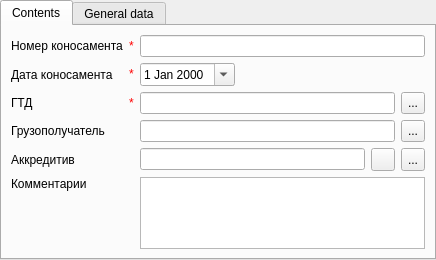
<?xml version="1.0" encoding="UTF-8"?>
<ui version="4.0">
 <class>sbolCardPage</class>
 <widget class="ma::chrono::CardPage" name="sbolCardPage">
  <property name="geometry">
   <rect>
    <x>0</x>
    <y>0</y>
    <width>436</width>
    <height>254</height>
   </rect>
  </property>
  <property name="windowTitle">
   <string> - Shipped bill of lading</string>
  </property>
  <layout class="QVBoxLayout" name="verticalLayout">
   <property name="margin">
    <number>0</number>
   </property>
   <item>
    <widget class="QTabWidget" name="tabWidget">
     <property name="currentIndex">
      <number>0</number>
     </property>
     <widget class="QWidget" name="contentsTab">
      <attribute name="title">
       <string>Contents</string>
      </attribute>
      <layout class="QGridLayout" name="gridLayout">
       <item row="5" column="1">
        <layout class="QHBoxLayout" name="horizontalLayout_13">
         <item>
          <widget class="QLineEdit" name="ccdEdit">
           <property name="readOnly">
            <bool>true</bool>
           </property>
          </widget>
         </item>
         <item>
          <widget class="QToolButton" name="ccdBtn">
           <property name="sizePolicy">
            <sizepolicy hsizetype="Fixed" vsizetype="Preferred">
             <horstretch>0</horstretch>
             <verstretch>0</verstretch>
            </sizepolicy>
           </property>
           <property name="text">
            <string>...</string>
           </property>
          </widget>
         </item>
        </layout>
       </item>
       <item row="1" column="1">
        <widget class="QLineEdit" name="sbolNumberEdit"/>
       </item>
       <item row="3" column="1">
        <layout class="QHBoxLayout" name="horizontalLayout_27">
         <item>
          <widget class="QDateEdit" name="sbolDate">
           <property name="calendarPopup">
            <bool>true</bool>
           </property>
          </widget>
         </item>
         <item>
          <spacer name="horizontalSpacer_3">
           <property name="orientation">
            <enum>Qt::Horizontal</enum>
           </property>
           <property name="sizeHint" stdset="0">
            <size>
             <width>40</width>
             <height>20</height>
            </size>
           </property>
          </spacer>
         </item>
        </layout>
       </item>
       <item row="8" column="1">
        <layout class="QHBoxLayout" name="horizontalLayout_21">
         <item>
          <widget class="QLineEdit" name="lcreditEdit">
           <property name="readOnly">
            <bool>true</bool>
           </property>
          </widget>
         </item>
         <item>
          <widget class="QToolButton" name="removeLcreditBtn">
           <property name="sizePolicy">
            <sizepolicy hsizetype="Fixed" vsizetype="Preferred">
             <horstretch>0</horstretch>
             <verstretch>0</verstretch>
            </sizepolicy>
           </property>
           <property name="toolTip">
            <string>Clear selection of letter of credit</string>
           </property>
           <property name="text">
            <string/>
           </property>
          </widget>
         </item>
         <item>
          <widget class="QToolButton" name="lcreditBtn">
           <property name="sizePolicy">
            <sizepolicy hsizetype="Fixed" vsizetype="Preferred">
             <horstretch>0</horstretch>
             <verstretch>0</verstretch>
            </sizepolicy>
           </property>
           <property name="text">
            <string>...</string>
           </property>
          </widget>
         </item>
        </layout>
       </item>
       <item row="16" column="1" rowspan="2">
        <widget class="QTextEdit" name="remarkTextEdit"/>
       </item>
       <item row="16" column="0">
        <widget class="QLabel" name="label_19">
         <property name="text">
          <string>Комментарии</string>
         </property>
        </widget>
       </item>
       <item row="17" column="0">
        <spacer name="verticalSpacer">
         <property name="orientation">
          <enum>Qt::Vertical</enum>
         </property>
         <property name="sizeHint" stdset="0">
          <size>
           <width>20</width>
           <height>40</height>
          </size>
         </property>
        </spacer>
       </item>
       <item row="6" column="0">
        <widget class="QLabel" name="label_10">
         <property name="text">
          <string>Грузополучатель</string>
         </property>
        </widget>
       </item>
       <item row="6" column="1">
        <layout class="QHBoxLayout" name="horizontalLayout_22">
         <item>
          <widget class="QLineEdit" name="counterpartEdit">
           <property name="readOnly">
            <bool>true</bool>
           </property>
          </widget>
         </item>
         <item>
          <widget class="QToolButton" name="counterpartBtn">
           <property name="sizePolicy">
            <sizepolicy hsizetype="Fixed" vsizetype="Preferred">
             <horstretch>0</horstretch>
             <verstretch>0</verstretch>
            </sizepolicy>
           </property>
           <property name="text">
            <string>...</string>
           </property>
          </widget>
         </item>
        </layout>
       </item>
       <item row="1" column="0">
        <layout class="QHBoxLayout" name="horizontalLayout">
         <item>
          <widget class="QLabel" name="label_3">
           <property name="text">
            <string>Номер коносамента</string>
           </property>
          </widget>
         </item>
         <item>
          <widget class="QLabel" name="asterikLabel">
           <property name="sizePolicy">
            <sizepolicy hsizetype="Maximum" vsizetype="Preferred">
             <horstretch>0</horstretch>
             <verstretch>0</verstretch>
            </sizepolicy>
           </property>
           <property name="toolTip">
            <string>required field</string>
           </property>
           <property name="text">
            <string>&lt;!DOCTYPE HTML PUBLIC &quot;-//W3C//DTD HTML 4.0//EN&quot; &quot;http://www.w3.org/TR/REC-html40/strict.dtd&quot;&gt;
&lt;html&gt;
&lt;head&gt;
&lt;meta name=&quot;qrichtext&quot; content=&quot;1&quot;/&gt;
&lt;/head&gt;
&lt;body&gt;
&lt;span style=&quot; color:red;&quot;&gt;*&lt;/span&gt;
&lt;/body&gt;
&lt;/html&gt;</string>
           </property>
          </widget>
         </item>
        </layout>
       </item>
       <item row="3" column="0">
        <layout class="QHBoxLayout" name="horizontalLayout_2">
         <item>
          <widget class="QLabel" name="label_21">
           <property name="text">
            <string>Дата коносамента</string>
           </property>
          </widget>
         </item>
         <item>
          <widget class="QLabel" name="asterikLabel_2">
           <property name="sizePolicy">
            <sizepolicy hsizetype="Maximum" vsizetype="Preferred">
             <horstretch>0</horstretch>
             <verstretch>0</verstretch>
            </sizepolicy>
           </property>
           <property name="toolTip">
            <string>required field</string>
           </property>
           <property name="text">
            <string>&lt;!DOCTYPE HTML PUBLIC &quot;-//W3C//DTD HTML 4.0//EN&quot; &quot;http://www.w3.org/TR/REC-html40/strict.dtd&quot;&gt;
&lt;html&gt;
&lt;head&gt;
&lt;meta name=&quot;qrichtext&quot; content=&quot;1&quot;/&gt;
&lt;/head&gt;
&lt;body&gt;
&lt;span style=&quot; color:red;&quot;&gt;*&lt;/span&gt;
&lt;/body&gt;
&lt;/html&gt;</string>
           </property>
          </widget>
         </item>
        </layout>
       </item>
       <item row="5" column="0">
        <layout class="QHBoxLayout" name="horizontalLayout_3">
         <item>
          <widget class="QLabel" name="label_18">
           <property name="text">
            <string>ГТД</string>
           </property>
          </widget>
         </item>
         <item>
          <widget class="QLabel" name="asterikLabel_3">
           <property name="sizePolicy">
            <sizepolicy hsizetype="Maximum" vsizetype="Preferred">
             <horstretch>0</horstretch>
             <verstretch>0</verstretch>
            </sizepolicy>
           </property>
           <property name="toolTip">
            <string>required field</string>
           </property>
           <property name="text">
            <string>&lt;!DOCTYPE HTML PUBLIC &quot;-//W3C//DTD HTML 4.0//EN&quot; &quot;http://www.w3.org/TR/REC-html40/strict.dtd&quot;&gt;
&lt;html&gt;
&lt;head&gt;
&lt;meta name=&quot;qrichtext&quot; content=&quot;1&quot;/&gt;
&lt;/head&gt;
&lt;body&gt;
&lt;span style=&quot; color:red;&quot;&gt;*&lt;/span&gt;
&lt;/body&gt;
&lt;/html&gt;</string>
           </property>
          </widget>
         </item>
        </layout>
       </item>
       <item row="8" column="0">
        <layout class="QHBoxLayout" name="horizontalLayout_4">
         <item>
          <widget class="QLabel" name="label_7">
           <property name="text">
            <string>Аккредитив</string>
           </property>
          </widget>
         </item>
        </layout>
       </item>
      </layout>
     </widget>
     <widget class="QWidget" name="generalTab">
      <attribute name="title">
       <string>General data</string>
      </attribute>
      <layout class="QGridLayout" name="gridLayout_2">
       <item row="0" column="0">
        <widget class="QLabel" name="label_14">
         <property name="text">
          <string>User, creator</string>
         </property>
        </widget>
       </item>
       <item row="0" column="1">
        <layout class="QHBoxLayout" name="horizontalLayout_17">
         <item>
          <widget class="QLineEdit" name="createUserEdit">
           <property name="readOnly">
            <bool>true</bool>
           </property>
          </widget>
         </item>
         <item>
          <widget class="QToolButton" name="createUserBtn">
           <property name="sizePolicy">
            <sizepolicy hsizetype="Fixed" vsizetype="Preferred">
             <horstretch>0</horstretch>
             <verstretch>0</verstretch>
            </sizepolicy>
           </property>
           <property name="text">
            <string>...</string>
           </property>
          </widget>
         </item>
        </layout>
       </item>
       <item row="1" column="0">
        <widget class="QLabel" name="label_17">
         <property name="text">
          <string>Time, created</string>
         </property>
        </widget>
       </item>
       <item row="1" column="1">
        <layout class="QHBoxLayout" name="horizontalLayout_19">
         <item>
          <widget class="QLineEdit" name="createTimeEdit">
           <property name="readOnly">
            <bool>true</bool>
           </property>
          </widget>
         </item>
        </layout>
       </item>
       <item row="2" column="0">
        <widget class="QLabel" name="label_16">
         <property name="text">
          <string>User, last update</string>
         </property>
        </widget>
       </item>
       <item row="2" column="1">
        <layout class="QHBoxLayout" name="horizontalLayout_18">
         <item>
          <widget class="QLineEdit" name="updateUserEdit">
           <property name="readOnly">
            <bool>true</bool>
           </property>
          </widget>
         </item>
         <item>
          <widget class="QToolButton" name="updateUserBtn">
           <property name="sizePolicy">
            <sizepolicy hsizetype="Fixed" vsizetype="Preferred">
             <horstretch>0</horstretch>
             <verstretch>0</verstretch>
            </sizepolicy>
           </property>
           <property name="text">
            <string>...</string>
           </property>
          </widget>
         </item>
        </layout>
       </item>
       <item row="3" column="0">
        <widget class="QLabel" name="label_15">
         <property name="text">
          <string>Time, last update</string>
         </property>
        </widget>
       </item>
       <item row="3" column="1">
        <layout class="QHBoxLayout" name="horizontalLayout_16">
         <item>
          <widget class="QLineEdit" name="updateTimeEdit">
           <property name="readOnly">
            <bool>true</bool>
           </property>
          </widget>
         </item>
        </layout>
       </item>
       <item row="4" column="1">
        <spacer name="verticalSpacer_2">
         <property name="orientation">
          <enum>Qt::Vertical</enum>
         </property>
         <property name="sizeHint" stdset="0">
          <size>
           <width>20</width>
           <height>40</height>
          </size>
         </property>
        </spacer>
       </item>
      </layout>
     </widget>
    </widget>
   </item>
  </layout>
 </widget>
 <customwidgets>
  <customwidget>
   <class>ma::chrono::CardPage</class>
   <extends>QWidget</extends>
   <header location="global">ma/chrono/cardpage.h</header>
   <container>1</container>
  </customwidget>
 </customwidgets>
 <tabstops>
  <tabstop>tabWidget</tabstop>
  <tabstop>sbolNumberEdit</tabstop>
  <tabstop>sbolDate</tabstop>
  <tabstop>ccdEdit</tabstop>
  <tabstop>ccdBtn</tabstop>
  <tabstop>counterpartEdit</tabstop>
  <tabstop>counterpartBtn</tabstop>
  <tabstop>lcreditEdit</tabstop>
  <tabstop>lcreditBtn</tabstop>
  <tabstop>remarkTextEdit</tabstop>
  <tabstop>createUserEdit</tabstop>
  <tabstop>createUserBtn</tabstop>
  <tabstop>createTimeEdit</tabstop>
  <tabstop>updateUserEdit</tabstop>
  <tabstop>updateUserBtn</tabstop>
  <tabstop>updateTimeEdit</tabstop>
 </tabstops>
 <resources/>
 <connections/>
</ui>
